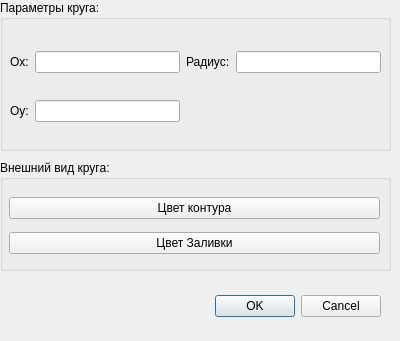
<?xml version="1.0" encoding="UTF-8"?>
<ui version="4.0">
 <class>DialogCircle</class>
 <widget class="QDialog" name="DialogCircle">
  <property name="geometry">
   <rect>
    <x>0</x>
    <y>0</y>
    <width>400</width>
    <height>341</height>
   </rect>
  </property>
  <property name="windowTitle">
   <string>Dialog</string>
  </property>
  <widget class="QDialogButtonBox" name="buttonBox">
   <property name="geometry">
    <rect>
     <x>10</x>
     <y>290</y>
     <width>371</width>
     <height>32</height>
    </rect>
   </property>
   <property name="orientation">
    <enum>Qt::Horizontal</enum>
   </property>
   <property name="standardButtons">
    <set>QDialogButtonBox::Cancel|QDialogButtonBox::Ok</set>
   </property>
  </widget>
  <widget class="QGroupBox" name="aspectCircle">
   <property name="geometry">
    <rect>
     <x>0</x>
     <y>160</y>
     <width>391</width>
     <height>111</height>
    </rect>
   </property>
   <property name="title">
    <string>Внешний вид круга:</string>
   </property>
   <widget class="QWidget" name="verticalLayoutWidget">
    <property name="geometry">
     <rect>
      <x>9</x>
      <y>30</y>
      <width>371</width>
      <height>73</height>
     </rect>
    </property>
    <layout class="QVBoxLayout" name="verticalLayout">
     <item>
      <widget class="QPushButton" name="PenColor">
       <property name="text">
        <string>Цвет контура</string>
       </property>
      </widget>
     </item>
     <item>
      <widget class="QPushButton" name="BrushColor">
       <property name="text">
        <string>Цвет Заливки</string>
       </property>
      </widget>
     </item>
    </layout>
   </widget>
  </widget>
  <widget class="QGroupBox" name="parametersRectangle">
   <property name="geometry">
    <rect>
     <x>0</x>
     <y>0</y>
     <width>391</width>
     <height>151</height>
    </rect>
   </property>
   <property name="title">
    <string>Параметры круга:</string>
   </property>
   <widget class="QWidget" name="gridLayoutWidget">
    <property name="geometry">
     <rect>
      <x>10</x>
      <y>30</y>
      <width>371</width>
      <height>115</height>
     </rect>
    </property>
    <layout class="QGridLayout" name="gridLayout">
     <item row="0" column="2">
      <widget class="QLabel" name="RadiusLabel">
       <property name="text">
        <string>Радиус:</string>
       </property>
      </widget>
     </item>
     <item row="0" column="3">
      <widget class="QLineEdit" name="lineRadius">
       <property name="text">
        <string/>
       </property>
      </widget>
     </item>
     <item row="1" column="0">
      <widget class="QLabel" name="posYLabel">
       <property name="text">
        <string>Oy:</string>
       </property>
      </widget>
     </item>
     <item row="1" column="1">
      <widget class="QLineEdit" name="linePositionY"/>
     </item>
     <item row="0" column="1">
      <widget class="QLineEdit" name="linePositionX"/>
     </item>
     <item row="0" column="0">
      <widget class="QLabel" name="posXLabel">
       <property name="text">
        <string>Ox:</string>
       </property>
      </widget>
     </item>
    </layout>
   </widget>
  </widget>
 </widget>
 <resources/>
 <connections>
  <connection>
   <sender>buttonBox</sender>
   <signal>accepted()</signal>
   <receiver>DialogCircle</receiver>
   <slot>accept()</slot>
   <hints>
    <hint type="sourcelabel">
     <x>322</x>
     <y>297</y>
    </hint>
    <hint type="destinationlabel">
     <x>371</x>
     <y>277</y>
    </hint>
   </hints>
  </connection>
  <connection>
   <sender>buttonBox</sender>
   <signal>rejected()</signal>
   <receiver>DialogCircle</receiver>
   <slot>reject()</slot>
   <hints>
    <hint type="sourcelabel">
     <x>223</x>
     <y>299</y>
    </hint>
    <hint type="destinationlabel">
     <x>182</x>
     <y>281</y>
    </hint>
   </hints>
  </connection>
 </connections>
</ui>
